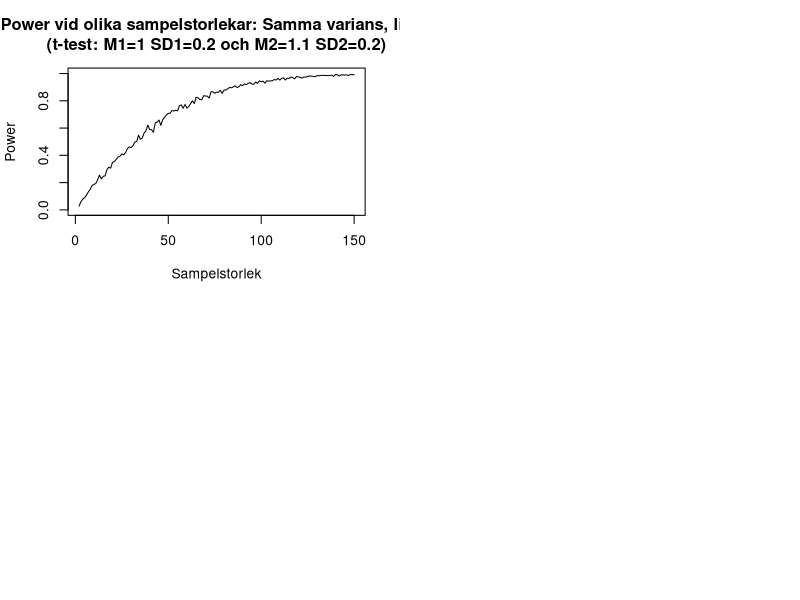

Reproduce this figure in R. (Note: a time limit stopped this script after it produced the figure.)
# Simulering av power för olika sampelstorlekar, medelvärden och varians.
# Tar runt 20 minuter att köra beroende på datorhastighet.
# Byggd vidare från Rasmus Bååth:s svar på http://stats.stackexchange.com/questions/73045/simulating-p-values-as-a-function-of-sample-size
# Peter M. Dahlgren
# 2016-10-21

plot.power <- function(n, m1=1, sd1=0.1, m2=1.1, sd2=0.22, title="") {
  simulations <- 1000
  nrange <- 2:n
  power <- NULL
  
  for(n in nrange) {
    pvals <- replicate(simulations, { t.test(rnorm(n, m1, sd1), y = rnorm(n, m2, sd2))$p.value })
    power <- rbind(power, mean(pvals < 0.05) )
  }
  plot(nrange, power, type="l", ylim=c(0, 1), xlab="Sampelstorlek", ylab="Power", main=paste("Power vid olika sampelstorlekar: ", title," \n(t-test: M1=", m1, " SD1=", sd1, " och M2=", m2, " SD2=", sd2, ")", sep=""))
}

# Skapa 2x2 plottar.
par(mfrow=c(2,2))

# Plotta power för lite olika sampelstorlekar, medelvärden och varians.
system.time(plot.power( n=150, m1=1, sd1=0.2, m2=1.1, sd2=0.2, title="Samma varians, liten"))
system.time(plot.power(n=2000, m1=1, sd1=0.8, m2=1.1, sd2=0.8, title="Samma varians, stor"))
system.time(plot.power( n=100, m1=1, sd1=0.1, m2=1.1, sd2=0.2, title="Olika varians, liten"))
system.time(plot.power(n=1500, m1=1, sd1=0.1, m2=1.1, sd2=0.8, title="Olika varians, stor"))
